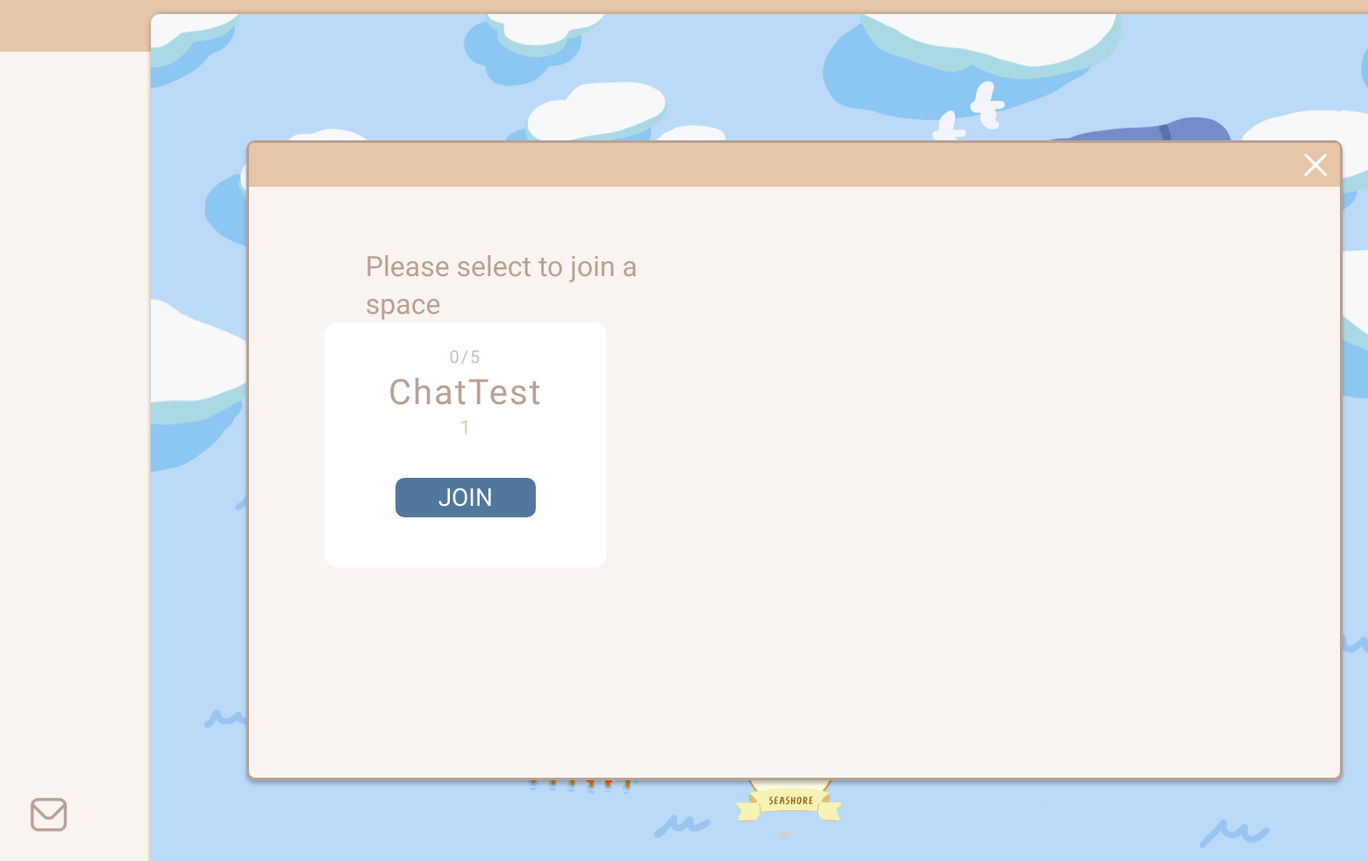
Page /home/classroom on the earlier database version.
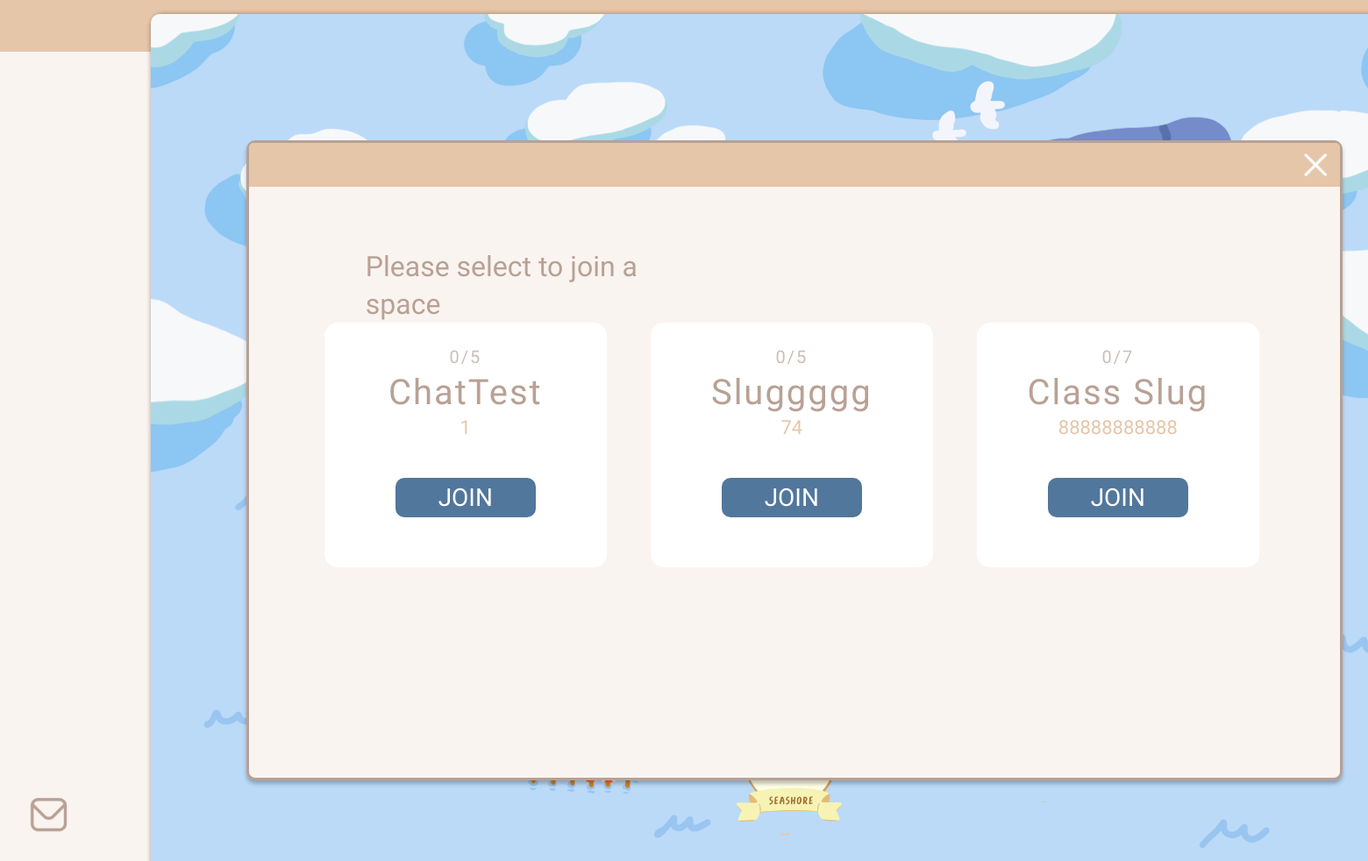
Same page on the later database version.
### Space/models.py (models this page shows, shortened)
class SpaceRoom(models.Model) :
    roomName = models.CharField(max_length=20, blank=False, null=False)
    slug = models.SlugField(unique=True, null=True)
    capacity = models.IntegerField(null=True)
    description = models.CharField(max_length=160, null=True, blank=True)
    location = models.CharField(max_length=50, null=True)

### Space/views.py (the view)
# urls.py: path('classroom', views.Classroom_Rooms, name='classroom_rooms'),
def Classroom_Rooms(request):
    rooms = SpaceRoom.objects.all()
    return render(request, 'classroom_rooms.html', {'rooms':rooms})

### Space/templates/classroom_rooms.html (shortened to what this page needs)
<!DOCTYPE html>
{% extends 'mapJoin.html' %}
{% load static %}
{% block contentRooms %}
<html lang="en">
    <head>
        <link rel="stylesheet" type="text/css" href="{% static 'css/map.css' %}">
    </head>
    <body>
        <div class="popUp" id="popUp">
            <div class="popUp_Header">
                <span id="close">
                    <img class="closeBtn" src="{% static 'icon/Cross - white.png' %}"/>
                </span>
            </div>
            <div class="popUp_Body">
                <div class="text">Please select to join a space</div>
                <div class="roomContainer">
                    {% for room in rooms %}
                        {% if room.location == "Classroom" %}
                            <div class="roomBox">
                                <div class="userAmount">0/{{ room.capacity }}</div>
                                <div class="roomName">{{ room.roomName }}</div>
                                <div class="roomDescription">{{ room.description }}</div>
                                <button class="joinBtn" id="joinBtn">JOIN</button>
                            </div>
                        {% endif %}
                    {% endfor %}
                </div>
            </div>
        </div>
    </body>
</html>
{% endblock contentRooms %}

### IdyllicSpace/templates/mapJoin.html (shortened to what this page needs)
<!DOCTYPE html>
{% extends 'enterSpace.html' %}
{% load static %}
{% block contentJoin %}
    <link rel="stylesheet" type="text/css" href="{% static 'css/map.css' %}">
    {% block contentRooms %}
    {% endblock contentRooms %}
</html>
{% endblock contentJoin %}

### IdyllicSpace/templates/enterSpace.html (shortened to what this page needs)
<!DOCTYPE html>
{% extends 'base.html' %}
{% load static %}
{% block content %}
    <div class="pageContainer" id="pageContainer">
        <div class="Head">start or join a space</div>
        <button class="createButton" onclick="goToCreate()">Create New Space</button>
        <button class="joinButton" onclick="goToJoin()">Join a Space</button>
        <img class="letterIcon" src="{% static 'icon/letter.png' %}"/>
    </div>
        {% block contentJoin %}
        {% endblock contentJoin %}
{% endblock content %}

### IdyllicSpace/templates/base.html (shortened to what this page needs)
<!DOCTYPE html>
{% load static %}
<html lang="en">
    <head>
    </head>
    <body style="background-color:#FAF4F0;">
            {% block content %}
            {% endblock content %}
    </body>
</html>

### Space/templates/classroom_rooms.html (style rules this page uses)
.popUp { display: block; position: fixed; top: 160px; left: 18%; box-sizing: border-box; position: relative; width: 1250px; height: 730px; background: #FAF4F0; border: 3px solid #B8A195; box-shadow: 0px 4px 4px rgba(0, 0, 0, 0.25); border-radius: 10px; }
.popUp_Header { height: 50px; top: 0px; background: #E5C6A9; border-radius: 5px 5px 0px 0px; }
.closeBtn { position: absolute; width: 30px; height: 30px; left: 1201px; top: 10px; cursor: pointer; }
.popUp_Body { position: absolute; width: 1215px; height: 653px; left: 16px; top: 60px; overflow-y: scroll; overflow-x: hidden; }
.text { position: absolute; width: 339px; height: 43px; left: 117px; top: 60px; font-family: 'Patrick Hand SC'; font-style: normal; font-weight: 400; font-size: 32px; line-height: 43px; color: #B8A195; }
.roomContainer { position: absolute; width: 1205px; top: 120px; left: 45px; display: flex; flex-direction: row; flex-wrap: wrap; }
.roomContainer > div { margin: 25px; padding: 26px; }
.roomBox { width: 270px; height: 227px; background: #FFFFFF; border-radius: 15px; }
.userAmount { top: 11px; font-family: 'Patrick Hand SC'; font-weight: 400; font-size: 20px; line-height: 27px; text-align: center; letter-spacing: 0.1em; color: rgba(184, 161, 149, 0.7); }
.roomName { top: 38px; font-family: 'Patrick Hand SC'; font-weight: 400; font-size: 40px; line-height: 54px; text-align: center; letter-spacing: 0.05em; color: #B8A195; }
.roomDescription { top: 92px; font-family: 'Patrick Hand SC'; font-weight: 400; font-size: 22px; line-height: 25px; text-align: center; color: #E5C6A9; }
.joinBtn { width: 160px; height: 45px; margin-top: 45px; margin-bottom: 20px; margin-left: 55px; background: #52779C; border-radius: 10px; cursor: pointer; border: 0; font-family: 'Patrick Hand SC'; font-weight: 400; font-size: 28px; line-height: 38px; text-align: center; color: #FFFFFF; }

### IdyllicSpace/templates/enterSpace.html (style rules this page uses)
.pageContainer { display: none; }
.Head { position: absolute; width: 284px; height: 43px; left: 42.5%; top: 23%; font-family: 'Patrick Hand SC'; font-style: normal; font-weight: 400; font-size: 32px; line-height: 43px; text-transform: uppercase; color: #B8A195; }
.createButton { position: absolute; width: 450px; height: 60px; left: 38.125%; top: 38.33%; background: #52779C; border-radius: 10px; border: 0; font-family: 'Patrick Hand SC'; font-style: normal; font-weight: 400; font-size: 32px; line-height: 43px; color: #FFFFFF; cursor: pointer; }
.joinButton { position: absolute; width: 450px; height: 60px; left: 38.125%; top: 50%; background: #52779C; border-radius: 10px; border: 0; font-family: 'Patrick Hand SC'; font-style: normal; font-weight: 400; font-size: 32px; line-height: 43px; color: #FFFFFF; cursor: pointer; }
.letterIcon { position: absolute; width: 50px; height: 50px; left: 1.94%; top: 90.87%; cursor: pointer; }

### IdyllicSpace/templates/base.html (style rules this page uses)
body { margin: 0; width: 100%; height: 100%; }

Differences in the rows shown:
added SpaceRoom: capacity "5", roomName "Sluggggg", description "74"
added SpaceRoom: capacity "7", roomName "Class Slug", description "88888888888"
